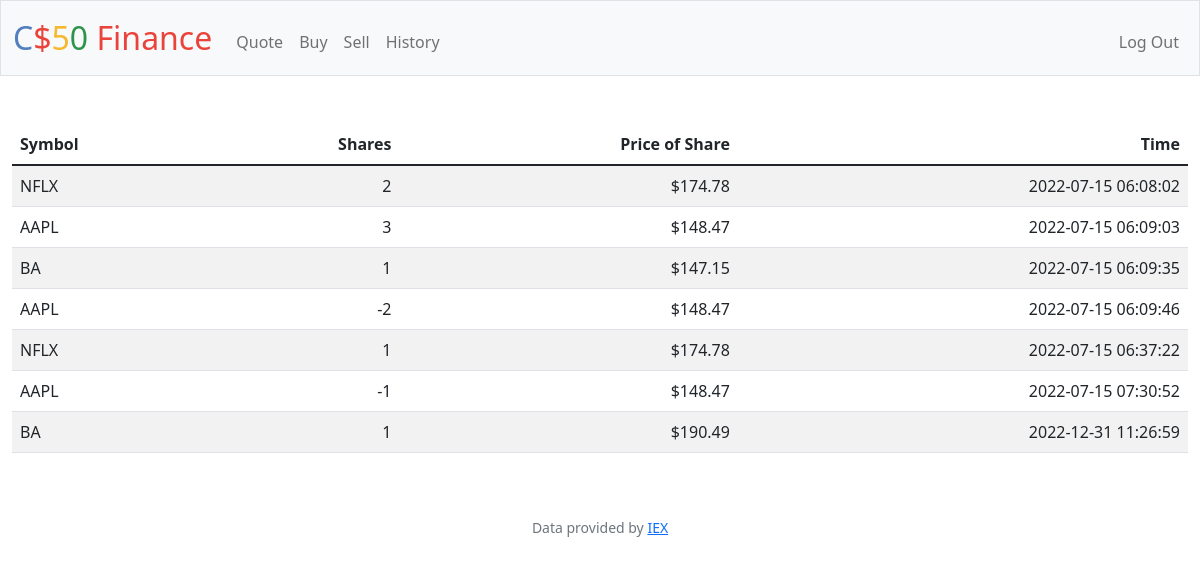
Screenshot of /history (signed in) with the database file from the repository.
### tables this page shows
CREATE TABLE history (id INTEGER NOT NULL, symbol TEXT NOT NULL, nshares NUMERIC NOT NULL, price NUMERIC NOT NULL, time DATETIME NOT NULL, FOREIGN KEY (id) REFERENCES users (id));

### app.py (the view)
@app.route("/history")
@login_required
def history():
    id = session["user_id"]
    shares = db.execute("SELECT * FROM history WHERE id = ?", id)
    return render_template("history.html", shares=shares)

### app.py (called while the page is built)
@app.after_request
def after_request(response):
    response.headers["Cache-Control"] = "no-cache, no-store, must-revalidate"
    response.headers["Expires"] = 0
    response.headers["Pragma"] = "no-cache"
    return response

### helpers.py (called while the page is built)
def login_required(f):
    @wraps(f)
    def decorated_function(*args, **kwargs):
        if session.get("user_id") is None:
            return redirect("/login")
        return f(*args, **kwargs)
    return decorated_function

def usd(value):
    return f"${value:,.2f}"

### templates/history.html (shortened to what this page needs)
{% extends "layout.html" %}
{% block main%}
    <table class="table table-striped">
        <thead>
            <tr>
                <th class="text-start">Symbol</th>
                <th class="text-end">Shares</th>
                <th class="text-end">Price of Share</th>
                <th class="text-end">Time</th>
            </tr>
        </thead>
        <tbody>
            {% for share in shares%}
                <tr>
                    <td class="text-start">{{share.symbol}}</td>
                    <td class="text-end">{{share.nshares}}</td>
                    <td class="text-end">{{share.price | usd}}</td>
                    <td class="text-end">{{share.time}}</td>
                </tr>
            {% endfor%}
        </tbody>
    </table>
{% endblock %}

### rows the page displays
history: symbol "NFLX", nshares "2", price "$174.78", time "2022-07-15 06:08:02"
history: symbol "AAPL", nshares "3", price "$148.47", time "2022-07-15 06:09:03"
history: symbol "BA", nshares "1", price "$147.15", time "2022-07-15 06:09:35"
history: symbol "AAPL", nshares "-2", price "$148.47", time "2022-07-15 06:09:46"
history: symbol "NFLX", nshares "1", price "$174.78", time "2022-07-15 06:37:22"
history: symbol "AAPL", nshares "-1", price "$148.47", time "2022-07-15 07:30:52"
history: symbol "BA", nshares "1", price "$190.49", time "2022-12-31 11:26:59"
